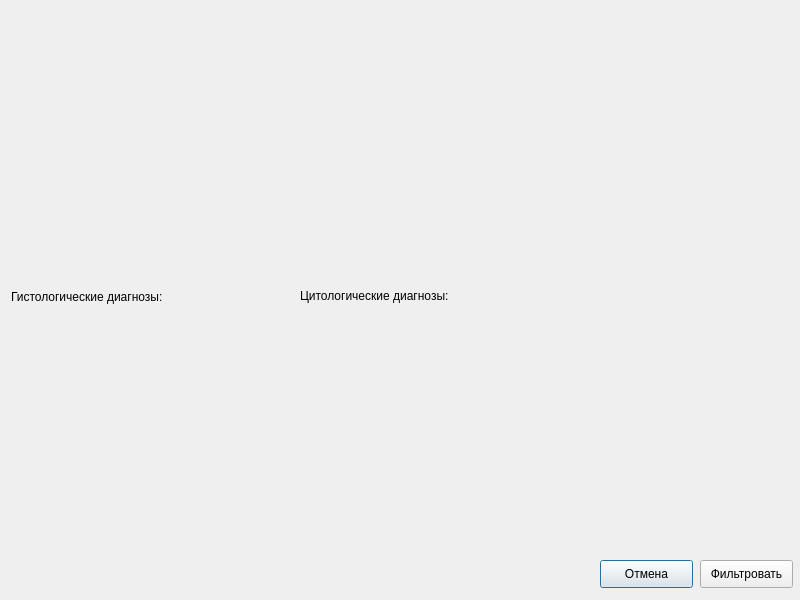
<?xml version="1.0" encoding="UTF-8"?>
<ui version="4.0">
 <class>DiagnosisFilter</class>
 <widget class="QDialog" name="DiagnosisFilter">
  <property name="geometry">
   <rect>
    <x>0</x>
    <y>0</y>
    <width>800</width>
    <height>600</height>
   </rect>
  </property>
  <property name="windowTitle">
   <string>Dialog</string>
  </property>
  <widget class="QWidget" name="verticalLayoutWidget">
   <property name="geometry">
    <rect>
     <x>11</x>
     <y>11</y>
     <width>281</width>
     <height>571</height>
    </rect>
   </property>
   <layout class="QVBoxLayout" name="verticalLayout">
    <item>
     <widget class="QLabel" name="label">
      <property name="text">
       <string>Гистологические диагнозы:</string>
      </property>
     </widget>
    </item>
   </layout>
  </widget>
  <widget class="QPushButton" name="pushButton">
   <property name="geometry">
    <rect>
     <x>600</x>
     <y>560</y>
     <width>93</width>
     <height>28</height>
    </rect>
   </property>
   <property name="text">
    <string>Отмена</string>
   </property>
  </widget>
  <widget class="QPushButton" name="pushButton_2">
   <property name="geometry">
    <rect>
     <x>700</x>
     <y>560</y>
     <width>93</width>
     <height>28</height>
    </rect>
   </property>
   <property name="text">
    <string>Фильтровать</string>
   </property>
  </widget>
  <widget class="QWidget" name="verticalLayoutWidget_2">
   <property name="geometry">
    <rect>
     <x>300</x>
     <y>10</y>
     <width>291</width>
     <height>571</height>
    </rect>
   </property>
   <layout class="QVBoxLayout" name="verticalLayout_2">
    <item>
     <widget class="QLabel" name="label_2">
      <property name="text">
       <string>Цитологические диагнозы:</string>
      </property>
     </widget>
    </item>
   </layout>
  </widget>
 </widget>
 <resources/>
 <connections/>
</ui>
